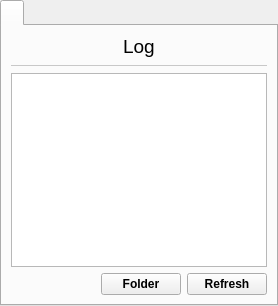
        <widget class="QWidget" name="tabSidebarLog">
         <attribute name="title">
          <string notr="true"/>
         </attribute>
         <layout class="QVBoxLayout" name="verticalLayout_4">
          <property name="leftMargin">
           <number>0</number>
          </property>
          <property name="topMargin">
           <number>0</number>
          </property>
          <property name="rightMargin">
           <number>0</number>
          </property>
          <property name="bottomMargin">
           <number>0</number>
          </property>
          <item>
           <widget class="QTabWidget" name="tabWidgetLog">
            <property name="iconSize">
             <size>
              <width>48</width>
              <height>48</height>
             </size>
            </property>
            <widget class="QWidget" name="tabLog">
             <attribute name="icon">
              <iconset resource="../screencast.qrc">
               <normaloff>:/pictures/log/log.png</normaloff>:/pictures/log/log.png</iconset>
             </attribute>
             <attribute name="title">
              <string notr="true"/>
             </attribute>
             <layout class="QVBoxLayout" name="verticalLayout_9">
              <item alignment="Qt::AlignmentFlag::AlignHCenter">
               <widget class="QLabel" name="label">
                <property name="font">
                 <font>
                  <pointsize>14</pointsize>
                 </font>
                </property>
                <property name="text">
                 <string notr="true">Log</string>
                </property>
               </widget>
              </item>
              <item>
               <widget class="Line" name="line_8">
                <property name="styleSheet">
                 <string notr="true">color: rgb(200, 200, 200);</string>
                </property>
                <property name="frameShadow">
                 <enum>QFrame::Shadow::Plain</enum>
                </property>
                <property name="orientation">
                 <enum>Qt::Orientation::Horizontal</enum>
                </property>
               </widget>
              </item>
              <item>
               <widget class="QTextBrowser" name="textBrowser"/>
              </item>
              <item>
               <layout class="QHBoxLayout" name="horizontalLayout_12">
                <item>
                 <spacer name="horizontalSpacer_6">
                  <property name="orientation">
                   <enum>Qt::Orientation::Horizontal</enum>
                  </property>
                  <property name="sizeHint" stdset="0">
                   <size>
                    <width>40</width>
                    <height>20</height>
                   </size>
                  </property>
                 </spacer>
                </item>
                <item>
                 <widget class="QPushButton" name="pushButton_log_openfolder">
                  <property name="font">
                   <font>
                    <bold>true</bold>
                   </font>
                  </property>
                  <property name="text">
                   <string>Folder</string>
                  </property>
                 </widget>
                </item>
                <item>
                 <widget class="QPushButton" name="pushButton_log_refresh">
                  <property name="font">
                   <font>
                    <bold>true</bold>
                   </font>
                  </property>
                  <property name="text">
                   <string notr="true">Refresh</string>
                  </property>
                 </widget>
                </item>
               </layout>
              </item>
             </layout>
            </widget>
           </widget>
          </item>
         </layout>
        </widget>
